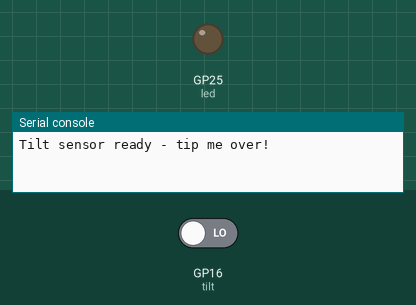
The program below on a simulated Raspberry Pi Pico running MicroPython. On the bench: output pins drawn as LEDs (lit = HIGH), the last lines printed to the serial console. The test bench sets the inputs (shaded band); at power-on: GP16 (tilt) LOW.

Above: at 1.2 s.
1.3 s: GP16 (tilt) driven HIGH
At 2.0 s:
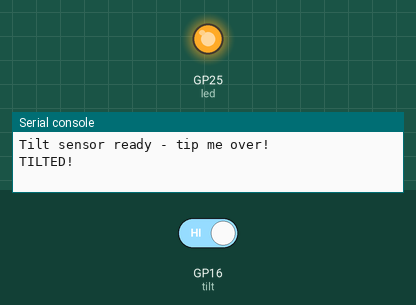
2.8 s: GP16 (tilt) driven LOW
At 3.4 s:
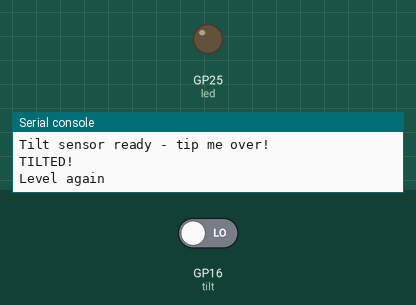
Timing chart, 0 to 5.8 s (numbered marks = the images above; inputs shaded):
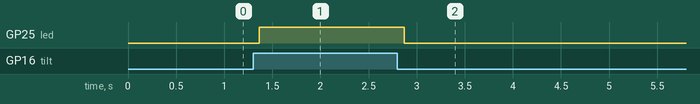

Measured:
- after the input at 1.3 s, GP25 (led): LOW → HIGH after 0.06 s
- after the input at 2.8 s, GP25 (led): HIGH → LOW after 0.07 s

The program:

example_2.py
```python
# MicroPython script for the Raspberry Pi Pico that reads the SW-520D on GP16 with debounce, mirrors the tilt state to the onboard LED, and prints status messages.
#
# Buy this module: https://shillehtek.com/products/tilt-switch-sw-520d-vibration-sensor
# Full manual: https://shillehtek.com/blogs/shillehtek-product-manuals/tilt-switch-sw-520d-vibration-sensor-manual
# More examples: https://github.com/shillehbean/shillehtek-examples
#

# SW-520D Tilt Switch Module - Pico MicroPython Example
# D0->GP16, VCC->3V3(OUT), GND->GND
# Onboard LED mirrors the tilt state.

from machine import Pin
import time

tilt = Pin(16, Pin.IN)
led = Pin("LED", Pin.OUT)

DEBOUNCE_MS = 60
stable = tilt.value()
last_reading = stable
last_change = time.ticks_ms()

print("Tilt sensor ready - tip me over!")
while True:
    reading = tilt.value()

    if reading != last_reading:
        last_change = time.ticks_ms()
        last_reading = reading

    if (time.ticks_diff(time.ticks_ms(), last_change) > DEBOUNCE_MS
            and reading != stable):
        stable = reading
        led.value(stable)
        print("TILTED!" if stable else "Level again")

    time.sleep_ms(5)
```
